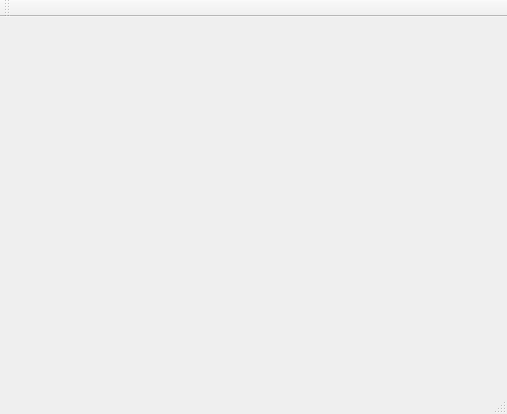
<?xml version="1.0" encoding="UTF-8"?>
<ui version="4.0">
 <class>MainWindow</class>
 <widget class="QMainWindow" name="MainWindow">
  <property name="geometry">
   <rect>
    <x>0</x>
    <y>0</y>
    <width>507</width>
    <height>414</height>
   </rect>
  </property>
  <property name="windowTitle">
   <string>MainWindow</string>
  </property>
  <widget class="QWidget" name="centralWidget"/>
  <widget class="QMenuBar" name="menuBar">
   <property name="geometry">
    <rect>
     <x>0</x>
     <y>0</y>
     <width>507</width>
     <height>23</height>
    </rect>
   </property>
  </widget>
  <widget class="QToolBar" name="mainToolBar">
   <attribute name="toolBarArea">
    <enum>TopToolBarArea</enum>
   </attribute>
   <attribute name="toolBarBreak">
    <bool>false</bool>
   </attribute>
  </widget>
  <widget class="QStatusBar" name="statusBar"/>
 </widget>
 <layoutdefault spacing="6" margin="11"/>
 <resources/>
 <connections/>
</ui>
